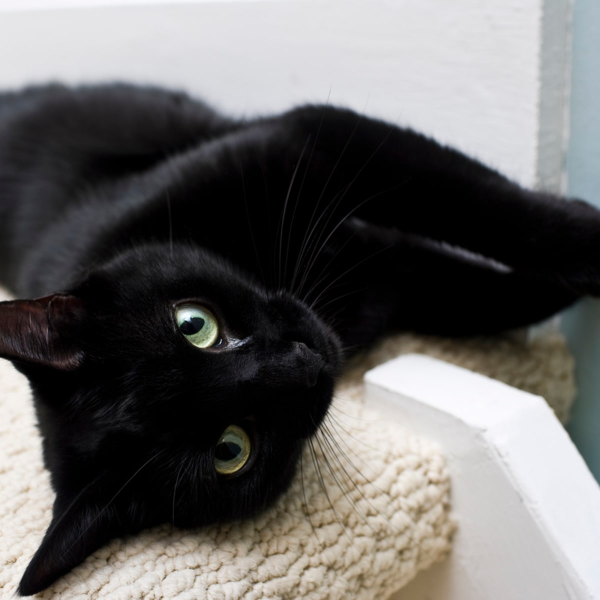
#> input picture Com_Vi/Week06/bb.jpg, 1200 x 1200 px (shown at 1/2 size)
$ python lab06_2.py
#> lines starting #> are read from the running program, lines starting #| are printed output that depends on the picture
import numpy as np
import cv2

img = cv2.imread('bb.jpg', cv2.IMREAD_GRAYSCALE)
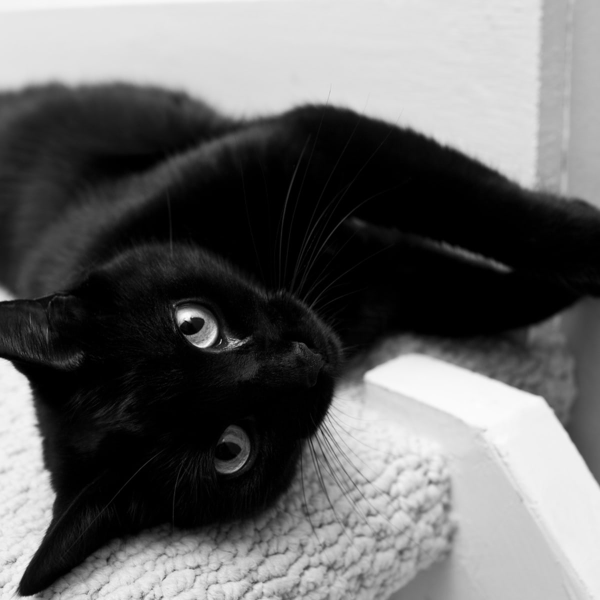
#> img: shape (1200, 1200) (shown at 1/2 size); min 0, max 255, mean 103.1
image = img.astype(np.float64)
noise_std = 0.2
noise = np.random.rayleigh(noise_std, img.shape)
noisy_image = cv2.addWeighted(image, 1, noise, 70, 0.0).astype(np.uint8)
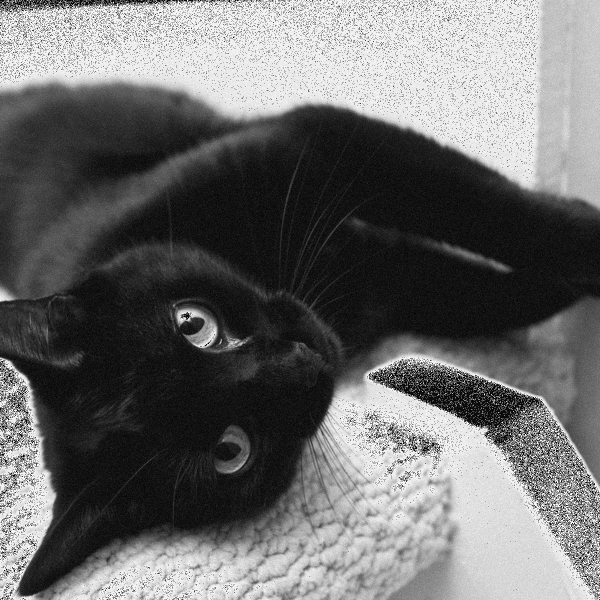
#> noisy_image: shape (1200, 1200) (shown at 1/2 size); min 0, max 255, mean 107.6

width = 500
height = 400
dim = (width, height)

resized_img = cv2.resize(img, dim, interpolation=cv2.INTER_AREA)
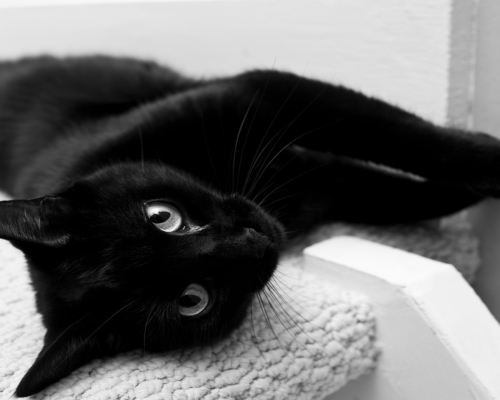
#> resized_img: shape (400, 500); min 0, max 252, mean 103.1
resized_noise = cv2.resize(noise, dim, interpolation=cv2.INTER_AREA)
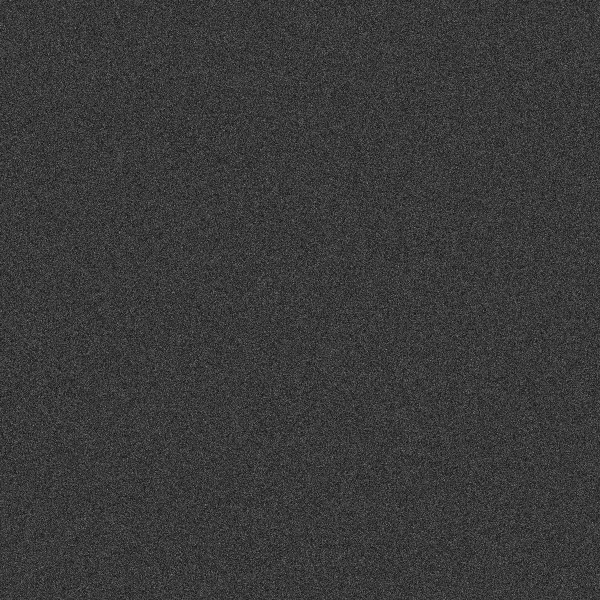
#> noise: shape (1200, 1200) float64 (shown at 1/2 size); min 0.000238, max 1.1, mean 0.251; drawn with min black and max white
resized_noisy = cv2.resize(noisy_image, dim, interpolation=cv2.INTER_AREA)
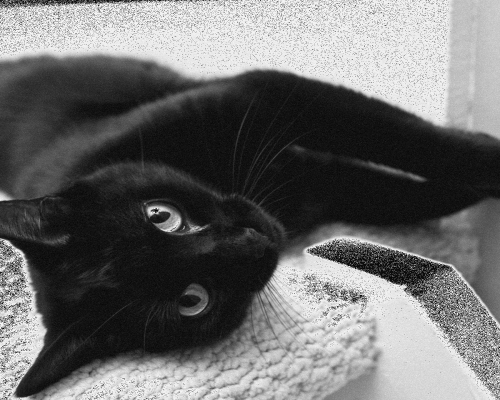
#> resized_noisy: shape (400, 500); min 4, max 251, mean 107.6

cv2.imshow('Image', resized_img)
cv2.imshow('Noise', resized_noise)
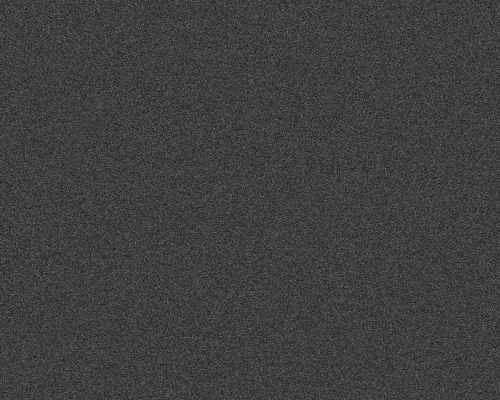
#> window 'Noise': shape (400, 500) float64; min 0.0768, max 0.476, mean 0.251
cv2.imshow('Noisy Image', resized_noisy)
cv2.waitKey(0)

$ run again, with Com_Vi/Week06/BC.jpeg copied over Com_Vi/Week06/bb.jpg
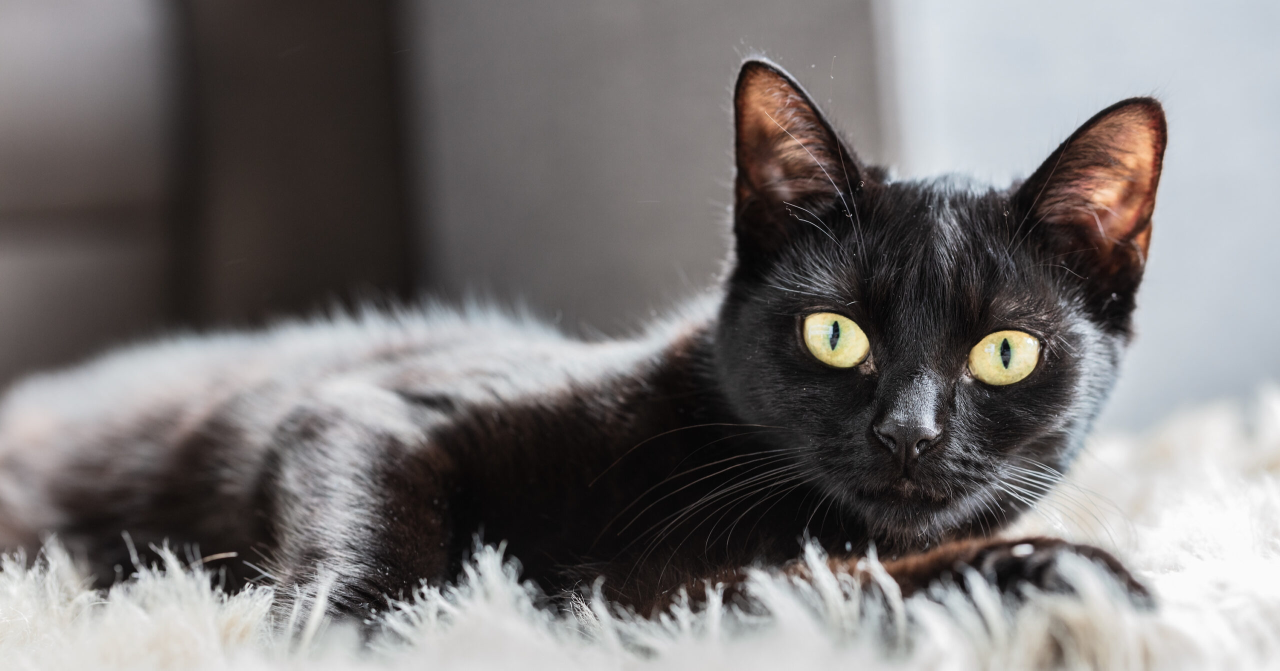
#> input picture Com_Vi/Week06/BC.jpeg, 2560 x 1341 px (shown at 1/2 size)
#> `resized_noisy = cv2.resize(noisy_image, dim, interpolation=cv2.INTER_A..`:
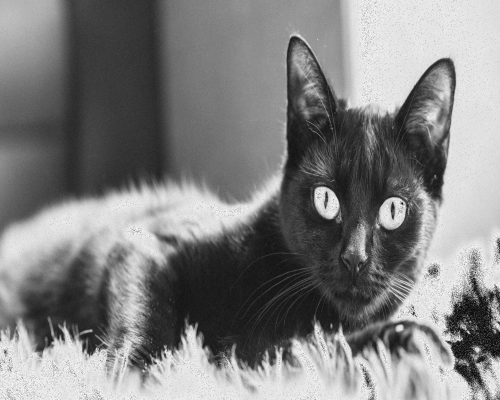
#> resized_noisy: shape (400, 500); min 7, max 246, mean 128.6
#> `cv2.imshow('Noise', resized_noise)`:
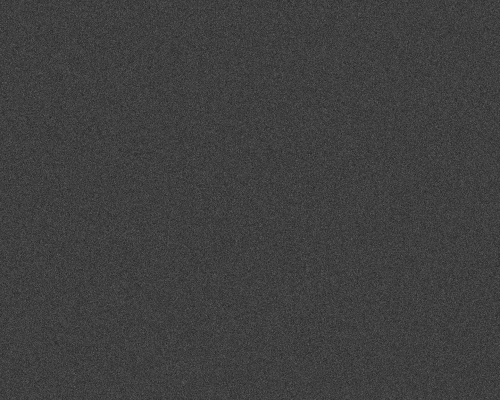
#> window 'Noise': shape (400, 500) float64; min 0.137, max 0.398, mean 0.251
